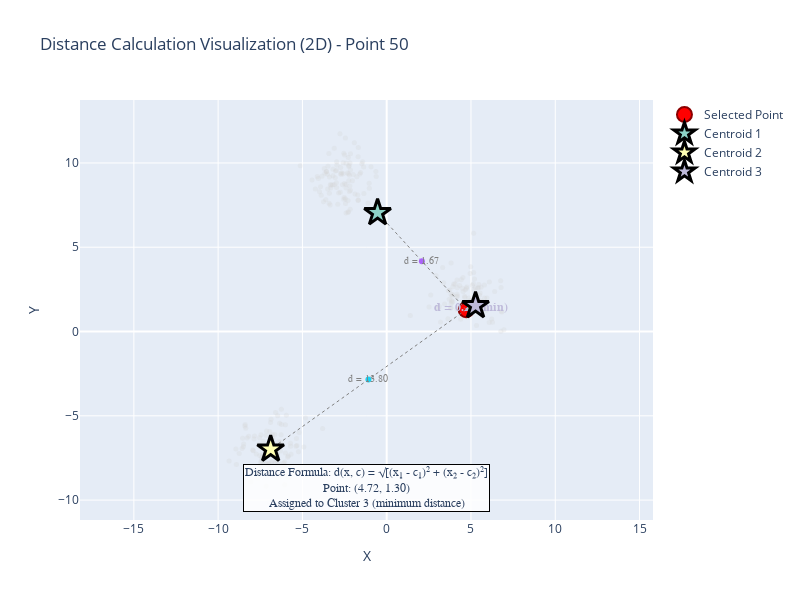

Here is the notebook cell this chart was saved with:
### Markdown cell above
### Example 3: Distance Calculation Visualization

Visualize how distances are calculated for a specific point:

### Code cell
# Visualize distance calculations for a specific point
point_idx = 50  # Choose any point index
distance_fig = create_distance_visualization(X, kmeans, point_idx, iteration=1)
distance_fig.show()

### Figure 1 — Plotly figure (JSON) as saved in the notebook; plotly's stock layout.template omitted (floating-point values rounded to 4 significant figures; data arrays with more than 128 entries replaced by an {"elided": "..."} marker saying what was removed)
{"data": [{"hoverinfo": "skip", "marker": {"color": "lightgray", "opacity": 0.25, "size": 5}, "mode": "markers", "name": "Other Points", "showlegend": false, "type": "scatter", "x": {"elided": "300 float values"}, "y": {"elided": "300 float values"}}, {"hovertemplate": "<b>%{text}</b><br>X: %{x:.2f}<br>Y: %{y:.2f}<extra></extra>", "marker": {"color": "red", "line": {"color": "darkred", "width": 2}, "size": 15, "symbol": "circle"}, "mode": "markers", "name": "Selected Point", "text": "Point 50", "type": "scatter", "x": [4.716], "y": [1.296]}, {"hoverinfo": "skip", "line": {"color": "gray", "dash": "dot", "width": 1}, "mode": "lines", "name": "Distance to Centroid 1", "showlegend": false, "type": "scatter", "x": [4.716, -0.5416], "y": [1.296, 7.044]}, {"hovertemplate": "Distance to Centroid 1: 1.6654<extra></extra>", "marker": {"size": 0}, "mode": "markers+text", "name": "Distance 1", "showlegend": false, "text": "d = 1.67", "textfont": {"color": "gray", "family": "Arial", "size": 10}, "textposition": "middle center", "type": "scatter", "x": [2.087], "y": [4.17]}, {"hoverinfo": "skip", "line": {"color": "gray", "dash": "dot", "width": 1}, "mode": "lines", "name": "Distance to Centroid 2", "showlegend": false, "type": "scatter", "x": [4.716, -6.884], "y": [1.296, -6.984]}, {"hovertemplate": "Distance to Centroid 2: 13.7977<extra></extra>", "marker": {"size": 0}, "mode": "markers+text", "name": "Distance 2", "showlegend": false, "text": "d = 13.80", "textfont": {"color": "gray", "family": "Arial", "size": 10}, "textposition": "middle center", "type": "scatter", "x": [-1.084], "y": [-2.844]}, {"hoverinfo": "skip", "line": {"color": "rgb(190,186,218)", "dash": "solid", "width": 3}, "mode": "lines", "name": "Distance to Centroid 3", "showlegend": false, "type": "scatter", "x": [4.716, 5.271], "y": [1.296, 1.528]}, {"hovertemplate": "Distance to Centroid 3: 0.2123<extra></extra>", "marker": {"size": 0}, "mode": "markers+text", "name": "Distance 3", "showlegend": false, "text": "<b>d = 0.21 (min)</b>", "textfont": {"color": "rgb(190,186,218)", "family": "Arial Black", "size": 12}, "textposition": "middle center", "type": "scatter", "x": [4.993], "y": [1.412]}, {"hovertemplate": "<b>%{text}</b><br>X: %{x:.2f}<br>Y: %{y:.2f}<extra></extra>", "marker": {"color": "rgb(141,211,199)", "line": {"color": "black", "width": 3}, "opacity": 1, "size": 20, "symbol": "star"}, "mode": "markers", "name": "Centroid 1", "text": "Centroid 1", "type": "scatter", "x": [-0.5416], "y": [7.044]}, {"hovertemplate": "<b>%{text}</b><br>X: %{x:.2f}<br>Y: %{y:.2f}<extra></extra>", "marker": {"color": "rgb(255,255,179)", "line": {"color": "black", "width": 3}, "opacity": 1, "size": 20, "symbol": "star"}, "mode": "markers", "name": "Centroid 2", "text": "Centroid 2", "type": "scatter", "x": [-6.884], "y": [-6.984]}, {"hovertemplate": "<b>%{text}</b><br>X: %{x:.2f}<br>Y: %{y:.2f}<extra></extra>", "marker": {"color": "rgb(190,186,218)", "line": {"color": "black", "width": 3}, "opacity": 1, "size": 20, "symbol": "star"}, "mode": "markers", "name": "Centroid 3", "text": "Centroid 3", "type": "scatter", "x": [5.271], "y": [1.528]}], "layout": {"annotations": [{"bgcolor": "rgba(255, 255, 255, 0.85)", "bordercolor": "black", "borderwidth": 1, "font": {"family": "Courier New", "size": 12}, "showarrow": false, "text": "Distance Formula: d(x, c) = √[(x₁ - c₁)² + (x₂ - c₂)²]<br>Point: (4.72, 1.30)<br>Assigned to Cluster 3 (minimum distance)", "x": 0.5, "xref": "paper", "y": 0.02, "yref": "paper"}], "height": 600, "hovermode": "closest", "title": {"text": "Distance Calculation Visualization (2D) - Point 50"}, "width": 800, "xaxis": {"range": [-11.35, 8.955], "title": {"text": "X"}}, "yaxis": {"range": [-11.18, 13.73], "scaleanchor": "x", "scaleratio": 1, "title": {"text": "Y"}}}}
